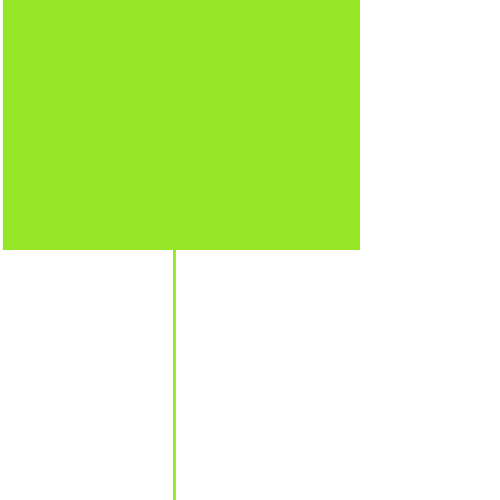
Frame 1 (no input)
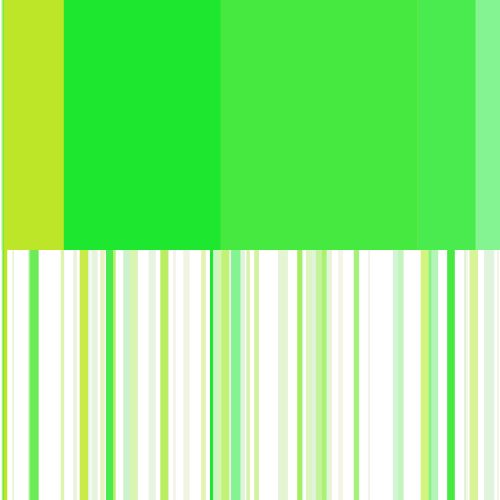
Frame 60 (no input)
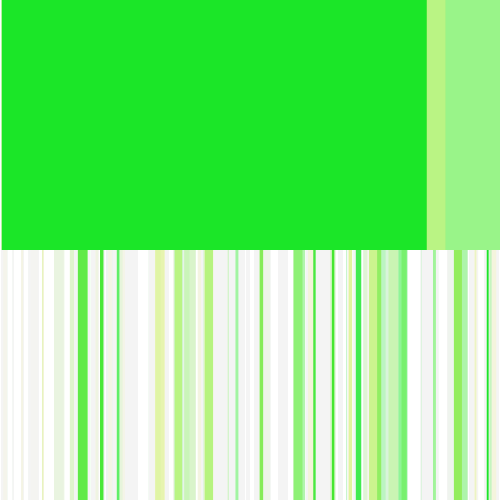
Frame 120 (the mouse pressed at the canvas centre since frame 60)

The p5.js sketch that drew these frames (run headless with seeded random() and noise() and a simulated clock; from frame 60 on, the mouse is pressed at the canvas centre):

// p5.js sketch
// ── sketch.js
// DM2008 — Activity 1b [Ryoji Ikeda]
// Learning By Making (30 min)

let x;
let w;
let c;

function setup() {
  createCanvas(500, 500);
  background(255);
  noStroke();
  fill(255);
}

function draw() {
  background(255, 10);
  
  x = random(width);
  w = random(1, 10);
  c = color(random(10,200),230,40)
  rect(w, 0, x, height/2);
  fill(c,230,40)
  rect(w, 0, x, height/2);
  x = random(width);
  rect(x, height/2, w, height/2);
}

function mouseDragged() {
  rect(CENTER)
  fill(color(random(10,200),30,4))
  rect(x,0,x,height);
}
